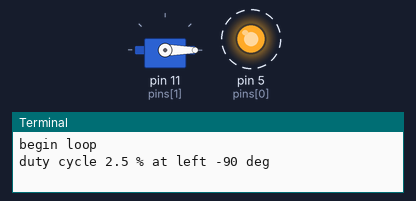
This program was run on a simulated Raspberry Pi (header pin numbers). Shown: servo, output pins drawn as LEDs (lit = HIGH), the last lines printed to the terminal. Dashed ring = blinking. Servo angles are drawn from the pulse width (0.5 ms = 0°, 2.5 ms = 180°); threads take turns every 2 ms.

Above: at 0.05 s.
At 1.5 s:
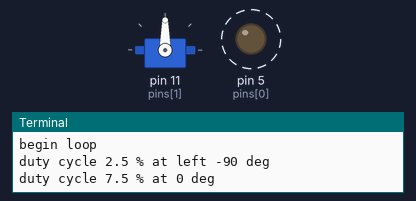
At 2.95 s:
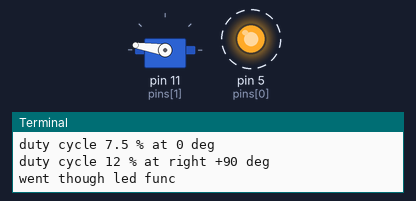
Timing chart, 0 to 6.9 s (numbered marks = the images above):
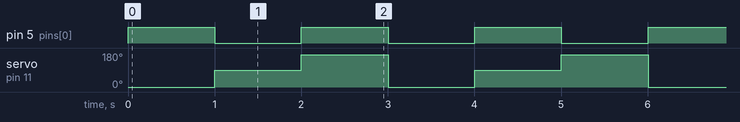

Measured:
- by itself, pin 5 (pins[0]): alternates HIGH for 1.0 s and LOW for 1.0 s
- by itself, servo on pin 11 (pins[1]): repeats every 3.0 s: 171° 1.0 s, 0° 1.0 s, 90° 1.0 s

The program:

encompassing.py
```python
import RPi.GPIO as GPIO
from time import sleep
import threading

pins = (5,11)

GPIO.setmode(GPIO.BOARD)

GPIO.setwarnings(False)     #ignore problems
GPIO.setmode(GPIO.BOARD)       #use physical pin numbering
GPIO.setup(pins, GPIO.OUT, initial=GPIO.LOW)   #set pin 8 as output and set value to off

def movemotor():
    ## add your servo BOARD PIN number ##

    pwm=GPIO.PWM(11, 50)
    pwm.start(0)

    ## edit these duty cycle % values ##
    right = 2.5
    neutral = 7.5
    left = 12
    #### that's all folks ####
    while True:
        print("begin loop")

        print("duty cycle", right,"% at left -90 deg")
        pwm.ChangeDutyCycle(2.5)
        sleep(1)

        print("duty cycle", neutral,"% at 0 deg")
        pwm.ChangeDutyCycle(neutral)
        sleep(1)

        print("duty cycle",left, "% at right +90 deg")
        pwm.ChangeDutyCycle(left)
        sleep(1)

        print("went through motor func")


def blinkLED():

    while True: #run forever
        GPIO.output(5, GPIO.HIGH)   #turn on
        sleep(1)    #1 second eep
        GPIO.output(5, GPIO.LOW)
        sleep(1)

        print("went though led func")

thread1 = threading.Thread(target=movemotor)
thread1.start()

thread2 = threading.Thread(target=blinkLED)
thread2.start()
```
